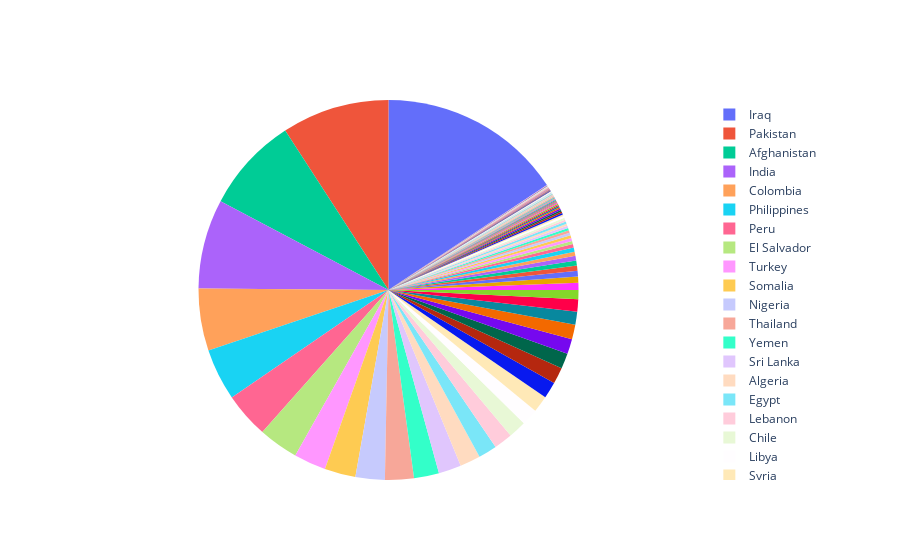

This figure's notebook cell:
### Markdown cell above
In vergelijking met het vorige figuur wordt het argument met betrekking tot het dodenaantal (en het aantal gewonden) in westerse landen weerlegd door de bovenstaande figuur. Deze visualisatie laat zien dat er in niet-westerse landen een stuk meer doden en gewonden zijn als gevolg van aanslagen in vergelijking met westerse landen. Indien de media hun berichtgeving zou baseren op het aantal doden en gewonden, zouden juist niet-westerse landen meer belicht moeten worden.

Deze observatie roept belangrijke vragen op over de manier waarop de media aanslagen selecteert en belicht. Als het criterium voor berichtgeving inderdaad het aantal slachtoffers is, zou men verwachten dat niet-westerse landen meer aandacht krijgen vanwege de hogere aantallen doden en gewonden. Het feit dat dit niet altijd het geval lijkt te zijn, suggereert dat er mogelijk andere factoren een rol spelen bij de keuze van de media om bepaalde aanslagen te benadrukken.

### Code cell
labels = nonwest['country_txt']
values = nonwest['Event']

fig = go.Figure(data=[go.Pie(labels=labels, values=values, textinfo='none',
                            insidetextorientation='radial'
                            )])

fig.show()

### Figure 1 — Plotly figure (JSON) as saved in the notebook; plotly's stock layout.template omitted (floating-point values rounded to 4 significant figures; data arrays with more than 128 entries replaced by an {"elided": "..."} marker saying what was removed)
{"data": [{"insidetextorientation": "radial", "labels": {"elided": "137 str values"}, "textinfo": "none", "type": "pie", "values": {"elided": "137 int values"}}], "layout": {}}
